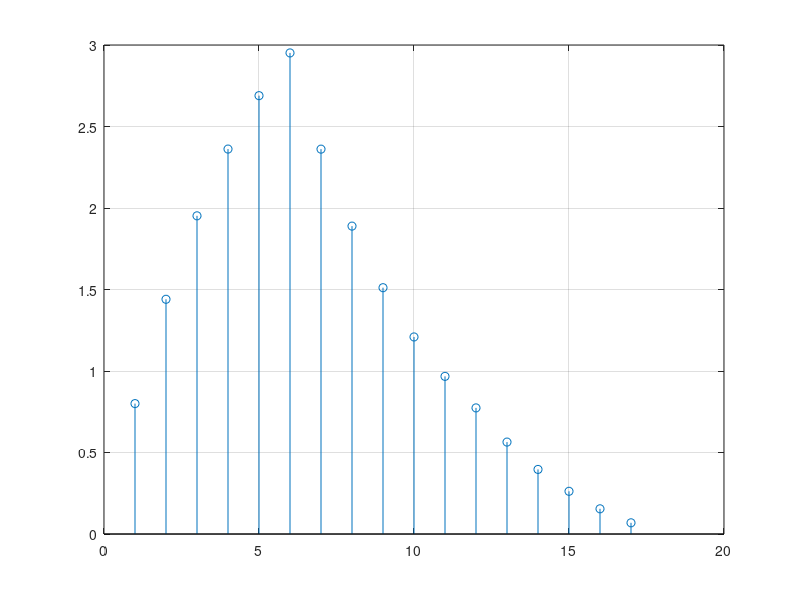

This figure's MATLAB source:
clear all
clc
x=[1:12];
h=[1 1 1 1 1 1];
for i=1:12
    x(i)=0.8.^x(i);
end
xn=length(x);
hn=length(h);
N=hn+xn-1;
X=fft(x,N);
H=fft(h,N);
Y=X.*H;
y=ifft(Y,N);
stem (y,'o'); grid on 












